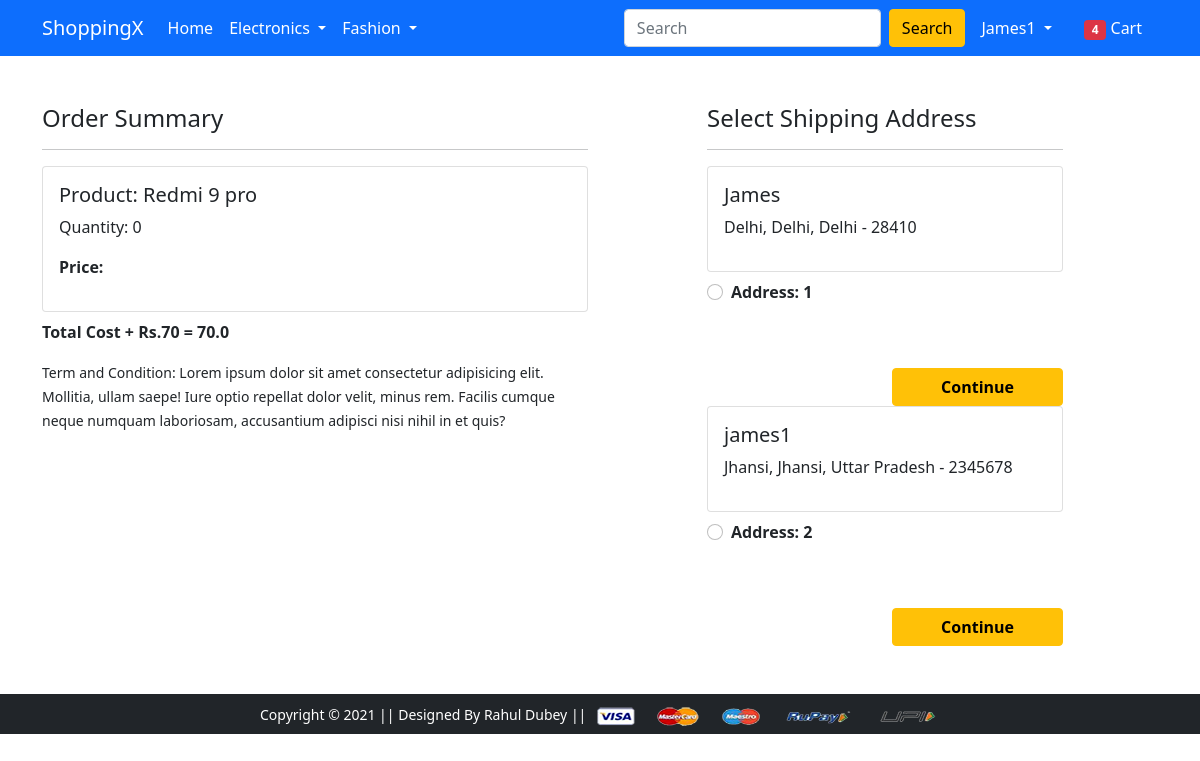
Screenshot of /checkout/ (signed in) with the database file from the repository.
### app/models.py (models this page shows, shortened)
class Cart(models.Model):
    user = models.ForeignKey(User,on_delete=models.CASCADE)
    product = models.ForeignKey(Product, on_delete=models.CASCADE)
    quantity = models.PositiveIntegerField(default=1)

class Product(models.Model):
    title = models.CharField(max_length=100)
    selling_price = models.FloatField()
    discounted_price = models.FloatField()
    description = models.TextField()
    brand = models.CharField(max_length=100)
    category = models.CharField(choices=CATEGORY_CHOICES,max_length=2)
    product_Image = models.ImageField(upload_to='productimg')

class Customer(models.Model):
    user        = models.ForeignKey(User, on_delete=models.CASCADE)
    name        = models.CharField(max_length=200)
    locality    = models.CharField(max_length=200)
    city        = models.CharField(max_length=50)
    zipcode     = models.IntegerField()
    state = models.CharField(choices=STATE_CHOICES,max_length=50)

### app/views.py (the view)
# urls.py: path('checkout/', views.checkout, name='checkout'),
@login_required
def checkout(request):
 user = request.user
 add  = Customer.objects.filter(user=user)
 cart_items = Cart.objects.filter(user=user)
 amount = 0.0
 shipping_amount = 70.0
 totalamount = 0.0
 cart_product = [p for p in  Cart.objects.all() if p.user == request.user]
 if cart_product:
    for p in cart_product:
            tempamount = (p.quantity * p.product.discounted_price)
            amount += tempamount
    totalamount = amount + shipping_amount
 return render(request, 'app/checkout.html',{'add':add,'totalamount':totalamount,'cart_items':cart_items})

### app/templates/app/checkout.html (shortened to what this page needs)
{% extends 'app/base.html' %}
{% load static %}
{% block main-content %}
<div class="container">
 <div class="row mt-5">
  <div class="col-sm-6">
    <h4>Order Summary</h4>
    <hr>
      {% for item in cart_items %}
      <div class="card mb-2">
        <div class="card-body">
          <h5>Product: {{item.product.title}}</h5>
          <p>Quantity: {{item.quantity}}</p>
          <p class="fw-bold">Price: {{item.total_cost}}</p>
        </div>
      </div>
      {% endfor %}
      <p class="fw-bold">Total Cost + Rs.70 = {{totalamount}}</p>
    <small>Term and Condition: Lorem ipsum dolor sit amet consectetur adipisicing elit. Mollitia, ullam saepe! Iure optio repellat dolor velit, minus rem. Facilis cumque neque numquam laboriosam, accusantium adipisci nisi nihil in et quis?</small>
  </div>
  <div class="col-sm-4 offset-sm-1">
    <h4>Select Shipping Address</h4>
    <hr>
    <form action="/paymentdone">
    {% for ad in add %}
      <div class="card">
        <div class="card-body">
        <h5>{{ad.name}}</h5>
        <p>{{ad.locality}}, {{ad.city}}, {{ad.state}} - {{ad.zipcode}}</p>
        </div>
      </div>
        <div class="form-check mt-2 mb-5">
          <input class="form-check-input" type="radio" name="custid" id="custadd{{forloop.counter}}" value="{{ad.id}}">
          <label class="form-check-label fw-bold" for="custadd{{forloop.counter}}">
            Address: {{forloop.counter}} </label>
        </div>
        <div class="text-end">
          <button type="submit" class="btn btn-warning mt-3 px-5 fw-bold">Continue</button>
        </div>
        {% endfor %}
      </form>
    </div>
  </div>
</div>
{% endblock main-content %}

### app/templates/app/base.html (shortened to what this page needs)
<!doctype html>
{% load static %}
<html lang="en">
  <head>
    <link href="https://cdn.jsdelivr.net/npm/bootstrap@5.0.0-beta1/dist/css/bootstrap.min.css" rel="stylesheet">
    <link rel="stylesheet" href="{% static 'app/css/owl.carousel.min.css' %}">
    <link rel="stylesheet" href="{% static 'app/css/all.min.css' %}">
    <link rel="stylesheet" href="{% static 'app/css/style.css' %}">
  </head>
  <body>
    <nav class="navbar navbar-expand-lg navbar-dark bg-primary">
     <div class="container">
       <a class="navbar-brand" href="/">ShoppingX</a>
       <div class="collapse navbar-collapse" id="navbarSupportedContent">
         <ul class="navbar-nav me-auto mb-2 mb-lg-0">
           <li class="nav-item">
             <a class="nav-link active" aria-current="page" href="/">Home</a>
           </li>
           <li class="nav-item dropdown">
             <a class="nav-link dropdown-toggle text-white" href="#" id="electronicsDropdown" role="button" data-bs-toggle="dropdown" aria-expanded="false">
               Electronics
             </a>
           </li>
           <li class="nav-item dropdown">
             <a class="nav-link dropdown-toggle text-white" href="#" id="fashionDropdown" role="button" data-bs-toggle="dropdown" aria-expanded="false">
               Fashion
             </a>
           </li>
         </ul>
         <form class="d-flex">
           <input class="form-control me-2" type="search" placeholder="Search" aria-label="Search">
           <button class="btn btn-warning" type="submit">Search</button>
         </form>
         <div>
          <ul class="navbar-nav me-auto mb-2 mb-lg-0">
          {% if request.user.is_authenticated %}
           <li class="nav-item dropdown mx-2">
              <a class="nav-link dropdown-toggle text-white" href="#" id="profileDropdown" role="button" data-bs-toggle="dropdown" aria-expanded="false">
                {{request.user.username|capfirst}}
              </a>
            </li>
            <li class="nav-item mx-2">
             <a href="{% url 'showcart' %}" class="nav-link text-white"><span class="badge bg-danger">4</span> Cart </a>
            </li>
          {% endif %}
          </ul>
         </div>
       </div>
     </div>
    </nav>
    {% block main-content %} {% endblock main-content %}
    <footer class="container-fluid bg-dark text-center p-2 mt-5">
        <small class="text-white">Copyright &copy; 2021 || Designed By Rahul Dubey || </small>
        <img src="{% static 'app/images/payment.png' %}" alt="" srcset="" class="img-fluid" height="2px">
    </footer>
  </body>
</html>

### rows the page displays
Cart: product "Redmi 9 pro", quantity "0"
Customer: name "James", locality "Delhi", city "Delhi", state "Delhi", zipcode "28410"
Customer: name "james1", locality "Jhansi", city "Jhansi", state "Uttar Pradesh", zipcode "2345678"

### other values shown
{{ request.user.username|capfirst }} "James1"
{{ totalamount }} "70.0"
